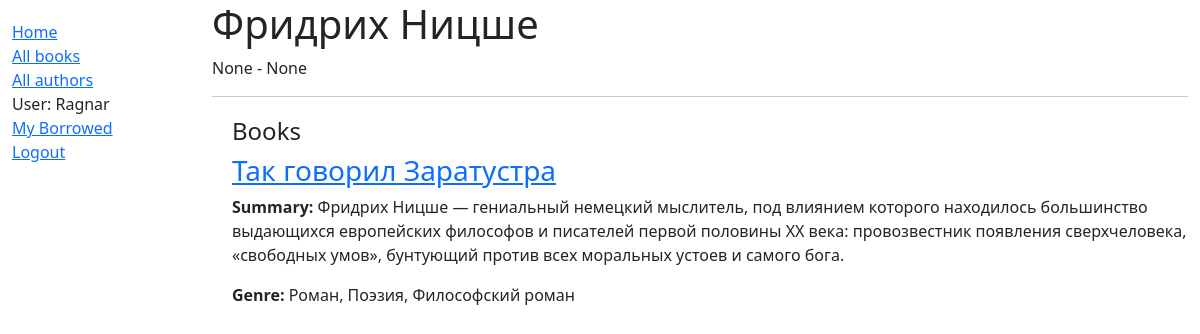
The page /catalog/author/4 (signed in) on the database its author committed.
### catalog/models.py (models this page shows, shortened)
class Author(models.Model):
    first_name = models.CharField(max_length=100)
    last_name = models.CharField(max_length=100)
    date_of_birth = models.DateField(null=True, blank=True)
    date_of_death = models.DateField('Died', null=True, blank=True)

class Book(models.Model):
    title = models.CharField(max_length=200)
    """ В поле автор мы используем от одного к множеству(foreign key) """
    author = models.ForeignKey('Author', on_delete=models.SET_NULL, null=True)
    summary = models.CharField(max_length=1000, help_text='Аннотация к книги')
    isbn = models.CharField('ISBN', max_length=13, help_text='13 Character <a href="https://www.isbn-international.org/content/what-isbn">ISBN number</a>')
    genre = models.ManyToManyField('Genre', help_text='Выберете жанр книги')
    def get_absolute_url(self):
        return reverse('book-detail', args=[str(self.id)])
    def display_genre(self):
        """
        Creates a string for the Genre. This is required to display genre in Admin.
        """
        return ', '.join([ genre.name for genre in self.genre.all()[:3] ])
    display_genre.short_description = 'Genre'

class Genre(models.Model):
    name = models.CharField(max_length=100, help_text='Enter genre of book you searching')
    def __str__(self):
        return self.name

### catalog/views.py (the view)
# urls.py: url(r'^author/(?P<pk>\d+)$', views.AuthorDetailView.as_view(), name='author-detail'),
class AuthorDetailView(generic.DetailView):
    model = Author

### catalog/templates/catalog/author_detail.html
{% extends "base_generic.html" %}
{% block content %}
  <h1>{{ author.first_name }} {{ author.last_name }}</h1>
  <span>{{ author.date_of_birth }} - {{ author.date_of_birth }}</span>
  <hr>
  <div style="margin-left:20px;margin-top:20px">
    <h4>Books</h4>
        {% for book in author.book_set.all %}
          <a href="{{ book.get_absolute_url }}"><h3>{{ book.title }}</h3></a>
          <p><strong>Summary:</strong> {{ book.summary }}</p>
          <p><strong>Genre:</strong> {% for genre in book.genre.all %} {{ genre }}{% if not forloop.last %}, {% endif %}{% endfor %}</p>
        {% endfor %}
  </div>
{% endblock %}

### catalog/templates/base_generic.html (shortened to what this page needs)
<!DOCTYPE html>
<html lang="en">
<head>
  <link href="https://cdn.jsdelivr.net/npm/bootstrap@5.1.1/dist/css/bootstrap.min.css" rel="stylesheet">
  {% load static %}
  <link rel="stylesheet" href="{% static '/css/style.css' %}">
</head>
<body>
  <div class="container-fluid">
    <div class="row">
      <div class="col-sm-2">
      {% block sidebar %}
      <ul class="sidebar-nav">
          <li><a href="{% url 'index' %}">Home</a></li>
          <li><a href="{% url 'books' %}">All books</a></li>
          <li><a href="{% url 'authors' %}">All authors</a></li>
          {% if user.is_authenticated %}
          <li>User: {{ user.get_username }}</li>
          <li><a href="{% url 'my-borrowed' %}">My Borrowed</a></li>
          <li><a href="{% url 'logout'%}?next={{request.path}}">Logout</a></li>
        {% else %}
          <li><a href="{% url 'login'%}?next={{request.path}}">Login</a></li>
        {% endif %}
      </ul>
     {% endblock %}
      </div>
      <div class="col-sm-10 ">
        {% block content %}{% endblock %}
      </div>
    </div>
  </div>
</body>
</html>

### catalog/static/css/style.css (style rules this page uses)
.sidebar-nav { margin-top: 20px; padding: 0; list-style: none; }

### rows shown on the page
Author: date_of_birth "None"
Book: title "Так говорил Заратустра", summary "Фридрих Ницше — гениальный немецкий мыслитель, под влиянием которого находилось большинство выдающихся европейских философов и писателей первой половины XX века: провозвестник появления сверхчеловека, «свободных умов», бунтующий против всех моральных устоев и самого бога."
Genre: name "Роман"
Genre: name "Поэзия"
Genre: name "Философский роман"

### other values the page prints
{{ user.get_username }} "Ragnar"
